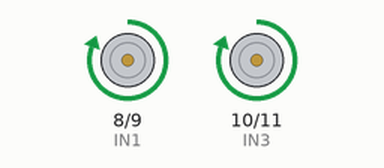
This sketch was run on a simulated Arduino Uno, built with avr-gcc and run on an emulated ATmega328P. Parts: motor-driver pin pairs drawn as motors (green arrow = first pin HIGH = forward, orange = second pin HIGH = backward, longer = more drive).

Above: at 1.0 s.
At 2.5 s:
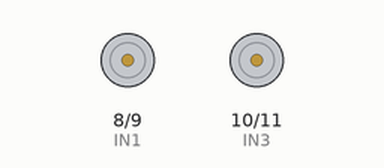
At 4.0 s:
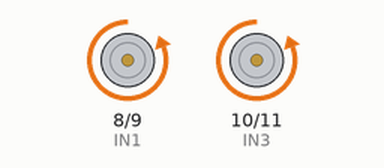
Timing chart, 0 to 6.5 s (numbered marks = the images above):
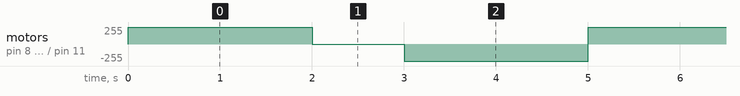

Measured:
- by itself, motor on pin 8 (IN1) / pin 9 (IN2), motor on pin 10 (IN3) / pin 11 (IN4): repeats every 5.0 s: stopped 1.0 s, backward 255/255 2.0 s, forward 255/255 2.0 s

The sketch:

ligarMotor.ino
```cpp
const int IN1 = 8;
const int IN2 = 9;
const int IN3 = 10;
const int IN4 = 11;

void setup()
{

    pinMode(IN1, OUTPUT);
    pinMode(IN2, OUTPUT);
    pinMode(IN3, OUTPUT);
    pinMode(IN4, OUTPUT);
}

void loop()
{
    irFrente();
    parar();
    irAtras();
}

void irFrente()
{
    digitalWrite(IN1, HIGH);
    digitalWrite(IN2, LOW);
    digitalWrite(IN3, HIGH);
    digitalWrite(IN4, LOW);
    delay(2000);
}

void parar()
{
    digitalWrite(IN1, LOW);
    digitalWrite(IN2, LOW);
    digitalWrite(IN3, LOW);
    digitalWrite(IN4, LOW);
    delay(1000);
}
void irAtras()
{
    digitalWrite(IN1, LOW);
    digitalWrite(IN2, HIGH);
    digitalWrite(IN3, LOW);
    digitalWrite(IN4, HIGH);
    delay(2000);
}
```
